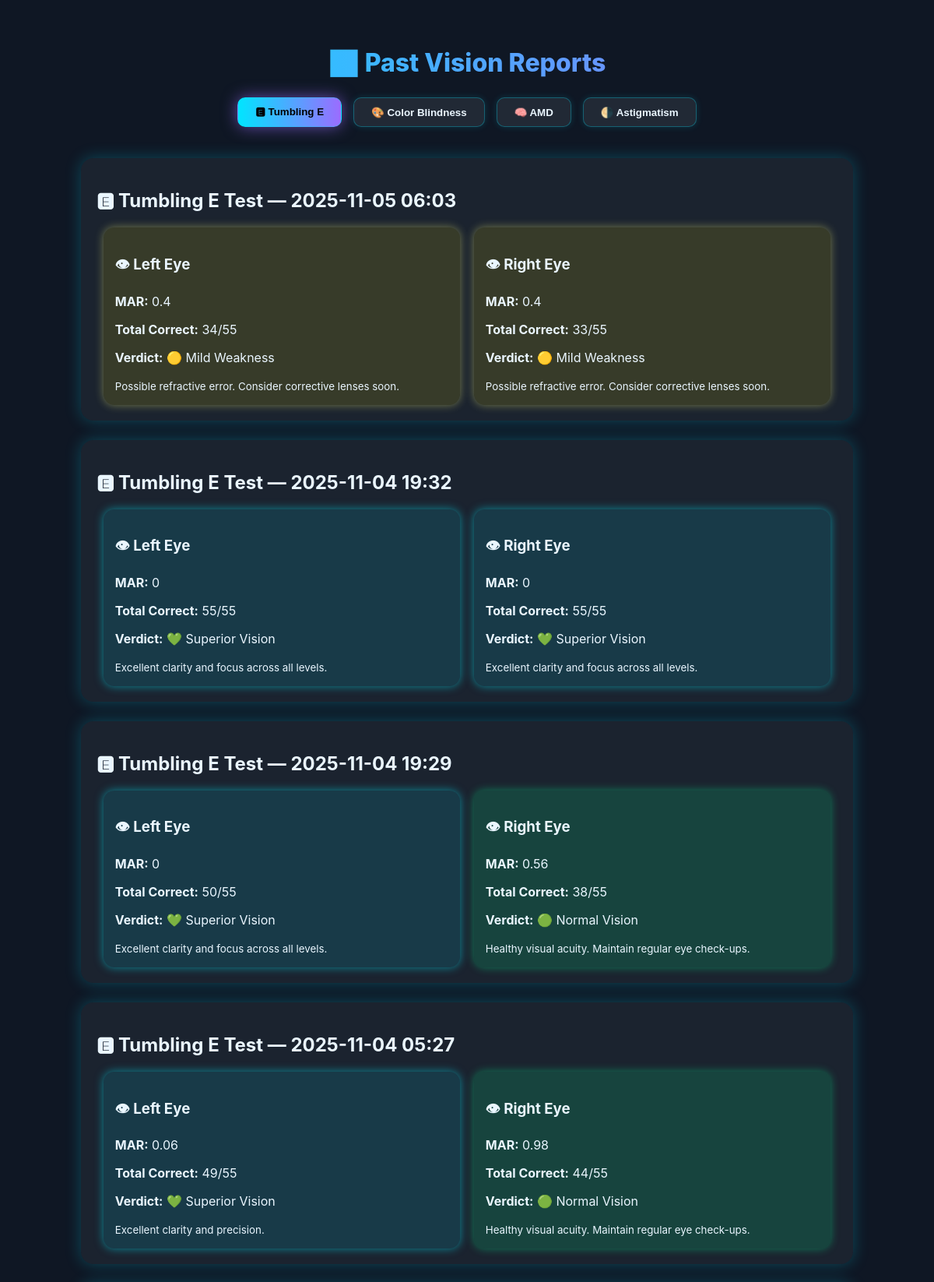
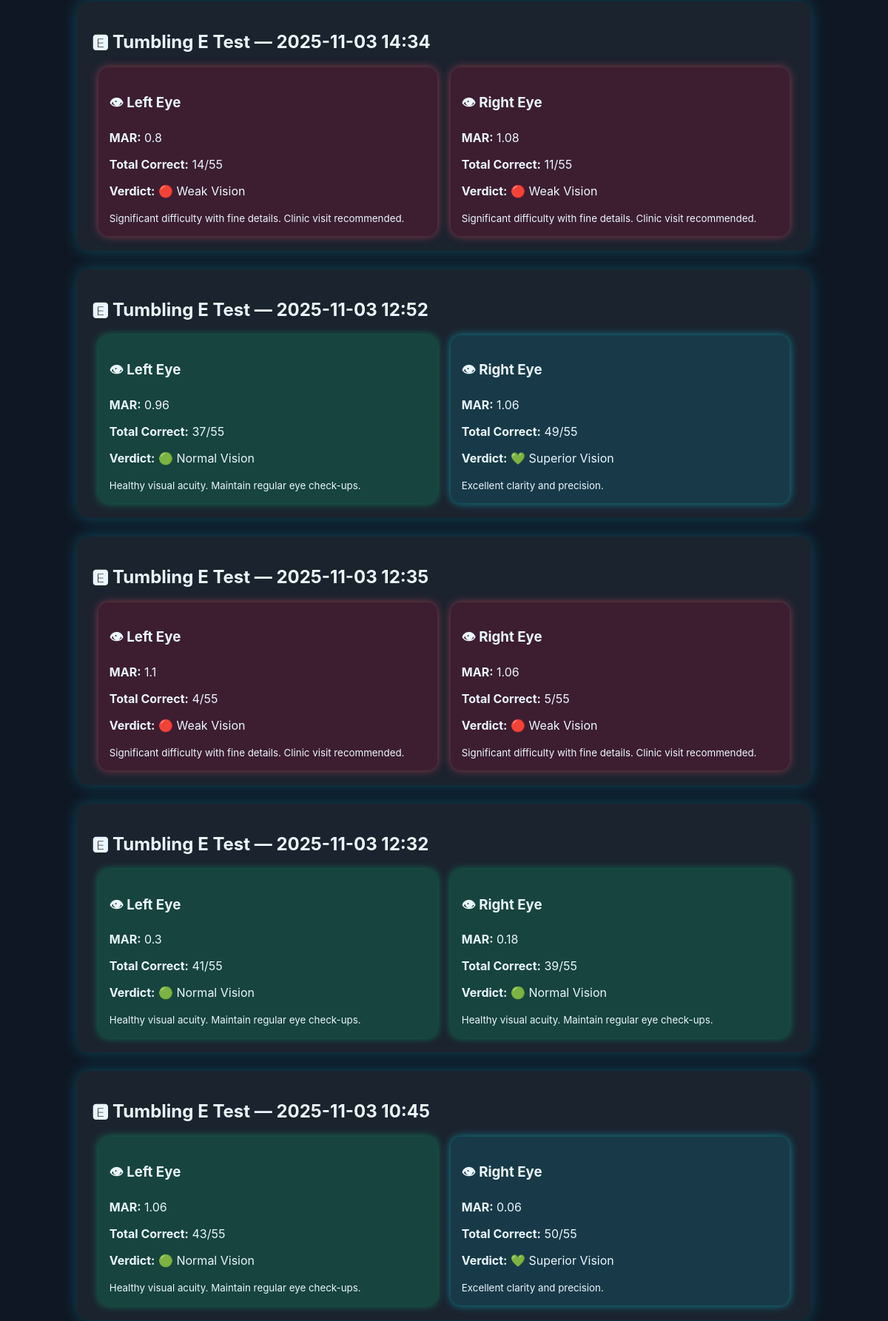
Screenshot of /reports (signed in, upper part) with the database file from the repository (2 pictures, top to bottom).
### app.py (models this page shows)
class VisionReport(db.Model):
    id = db.Column(db.Integer, primary_key=True)
    user_id = db.Column(db.Integer, db.ForeignKey('user.id'), nullable=False)
    eye = db.Column(db.String(10))   # "Left" or "Right"
    mar = db.Column(db.Float)
    per_level = db.Column(db.Text)   # JSON string for 11 values
    total_correct = db.Column(db.Integer)
    created_at = db.Column(db.DateTime, default=datetime.utcnow)

### app.py (the view)
@app.route('/reports')
def view_reports():
    if 'user_id' not in session:
        return redirect(url_for('login'))
    reports = VisionReport.query.filter_by(user_id=session['user_id']).order_by(VisionReport.created_at.desc()).all()
    grouped, used = [], set()
    for i, r in enumerate(reports):
        if i in used: continue
        pair={'time':r.created_at,'left':None,'right':None}
        if r.eye=='Left': pair['left']=r
        elif r.eye=='Right': pair['right']=r
        for j, r2 in enumerate(reports):
            if i==j or j in used: continue
            if abs((r.created_at - r2.created_at).total_seconds()) < 600:
                if r2.eye=='Left' and not pair['left']: pair['left']=r2; used.add(j)
                elif r2.eye=='Right' and not pair['right']: pair['right']=r2; used.add(j)
        used.add(i); grouped.append(pair)
    formatted=[]
    for g in grouped:
        def safe_parse(rep):
            if not rep:
                return {'mar':None,'total_correct':0,'verdict':("⚪ No Data","Test not taken","neutral")}
            verdict = classify_eye(rep.mar, rep.total_correct)
            return {'mar':rep.mar or 0,'total_correct':rep.total_correct or 0,'verdict':verdict}
        formatted.append({
            'time': g['time'].strftime('%Y-%m-%d %H:%M'),
            'left': safe_parse(g['left']),
            'right': safe_parse(g['right'])
        })
    color_qs = ColorReport.query.filter_by(user_id=session['user_id']).order_by(ColorReport.created_at.desc()).all()
    color_reports = [{
        'time': c.created_at.strftime('%Y-%m-%d %H:%M'),
        'score': c.score, 'total': c.total,
        'avg_reaction': round(c.avg_reaction or 0, 1),
        'verdict': c.verdict,
        'protan': c.protan, 'deutan': c.deutan, 'tritan': c.tritan
    } for c in color_qs]
    amd_qs = AMDReport.query.filter_by(user_id=session['user_id']).order_by(AMDReport.created_at.desc()).all()
    amd_reports = [{
        'time': a.created_at.strftime('%Y-%m-%d %H:%M'),
        'eye': a.eye,
        'q1': a.q1, 'q2': a.q2, 'q3': a.q3,
        'classification': a.classification
    } for a in amd_qs]
    astig_qs = (AstigmatismReport.query
                .filter_by(user_id=session['user_id'])
                .order_by(AstigmatismReport.created_at.desc())
                .all())
    astig_reports = [{
        'time': a.created_at.strftime('%Y-%m-%d %H:%M'),
        'eye': a.eye,
        'q1': a.q1, 'q2': a.q2, 'q3': a.q3, 'q4': a.q4,
        'classification': a.classification
    } for a in astig_qs]
    return render_template('reports.html',
        grouped_reports=formatted,
        color_reports=color_reports,
        amd_reports=amd_reports,
        astig_reports=astig_reports,   # <— added here
        name=session.get('user_name', 'User'))

### app.py (called while the page is built)
def classify_eye(mar, total_correct):
    if mar is None:
        return ("⚪ No Data", "Test not completed.", "neutral")
    if mar <= 0.05 and total_correct >= 50:
        return ("💚 Superior Vision", "Excellent clarity and focus across all levels.", "superior")
    if mar >= 0.4 and total_correct <= 25:
        return ("🔴 Weak Vision", "Significant difficulty with fine details. Clinic visit recommended.", "poor")
    if mar >= 0.25 and total_correct <= 35:
        return ("🟡 Mild Weakness", "Possible refractive error. Consider corrective lenses soon.", "moderate")
    if mar >= 0.1 and total_correct <= 45:
        return ("🟢 Normal Vision", "Healthy visual acuity. Maintain regular eye check-ups.", "good")
    return ("💚 Superior Vision", "Excellent clarity and precision.", "superior")

### templates/reports.html (shortened to what this page needs)
<!DOCTYPE html>
<html lang="en">
<head>
</head>
<body>
<h1>📊 Past Vision Reports</h1>
<div class="filter-bar">
  <button class="filter-btn active" data-target="tumbling">🅴 Tumbling E</button>
  <button class="filter-btn" data-target="colorblind">🎨 Color Blindness</button>
  <button class="filter-btn" data-target="amd">🧠 AMD</button>
  <button class="filter-btn" data-target="astigmatism">🌗 Astigmatism</button>
</div>
<div id="tumbling" class="section active">
{% if grouped_reports %}
  {% for g in grouped_reports %}
  <div class="report-card">
    <h2>🅴 Tumbling E Test — {{ g.time }}</h2>
    <div class="eye-block">
      <div class="eye {{ g.left.verdict[2] }}">
        <h3>👁 Left Eye</h3>
        <p><b>MAR:</b> {{ g.left.mar }}</p>
        <p><b>Total Correct:</b> {{ g.left.total_correct }}/55</p>
        <p><b>Verdict:</b> {{ g.left.verdict[0] }}</p>
        <small>{{ g.left.verdict[1] }}</small>
      </div>
      <div class="eye {{ g.right.verdict[2] }}">
        <h3>👁 Right Eye</h3>
        <p><b>MAR:</b> {{ g.right.mar }}</p>
        <p><b>Total Correct:</b> {{ g.right.total_correct }}/55</p>
        <p><b>Verdict:</b> {{ g.right.verdict[0] }}</p>
        <small>{{ g.right.verdict[1] }}</small>
      </div>
    </div>
  </div>
  {% endfor %}
{% else %}
  <p>No Tumbling E reports available yet.</p>
{% endif %}
</div>
</body>
</html>

### templates/reports.html (style rules this page uses)
body { font-family: "Inter","Segoe UI",sans-serif; background:#0f1724; color:#eaf6ff; margin:0; padding:40px; text-align:center; }
h1 { font-size:32px; font-weight:800; background:linear-gradient(90deg,#00e5ff,#9b6cff); -webkit-background-clip:text; -webkit-text-fill-color:transparent; }
.filter-bar { margin:25px auto 40px; display:flex; justify-content:center; gap:15px; flex-wrap:wrap; }
.filter-btn { background:rgba(255,255,255,0.08); border:1px solid rgba(0,229,255,0.3); color:#eaf6ff; padding:10px 22px; border-radius:10px; font-weight:600; cursor:pointer; transition:all 0.3s ease; box-shadow:0 0 8px rgba(0,229,255,0.15); }
.filter-btn.active { background:linear-gradient(90deg,#00e5ff,#9b6cff); color:#000; box-shadow:0 0 20px rgba(155,108,255,0.6); }
.section { display:none; }
.section.active { display:block; }
.report-card { background:rgba(255,255,255,0.05); border-radius:16px; padding:20px; margin:25px auto; width:85%; box-shadow:0 0 20px rgba(0,229,255,0.25); text-align:left; }
.eye-block { display:flex; justify-content:space-around; flex-wrap:wrap; margin-top:15px; }
.eye { width:45%; border-radius:14px; padding:15px; transition:transform 0.2s; position:relative; }
.good { background:rgba(0,255,150,0.15);box-shadow:0 0 12px rgba(0,255,150,0.4); }
.moderate { background:rgba(255,230,0,0.12);box-shadow:0 0 12px rgba(255,255,120,0.4); }
.poor { background:rgba(255,0,60,0.15);box-shadow:0 0 12px rgba(255,80,100,0.5); }
.superior { background:rgba(0,220,255,0.12);box-shadow:0 0 12px rgba(0,240,255,0.5); }

### rows the page displays
VisionReport: left.mar "0.4"
VisionReport: right.mar "0.4"
VisionReport: right.mar "0.56"
VisionReport: left.mar "0.06"
VisionReport: right.mar "0.98"
VisionReport: left.mar "0.8"
VisionReport: right.mar "1.08"
VisionReport: left.mar "0.96"
VisionReport: right.mar "1.06"
VisionReport: left.mar "1.1"
VisionReport: right.mar "1.06"
VisionReport: left.mar "0.3"
VisionReport: right.mar "0.18"
VisionReport: left.mar "1.06"
VisionReport: right.mar "0.06"

### other values shown
{{ g.time }} "2025-11-05 06:03" "2025-11-04 19:32" "2025-11-04 19:29" "2025-11-04 05:27" "2025-11-03 14:34" "2025-11-03 12:52" "2025-11-03 12:35" "2025-11-03 12:32" "2025-11-03 10:45"
{{ g.left.total_correct }} "34" "55" "50" "49" "14" "37" "4" "41" "43"
{{ g.left.verdict[0] }} "🟡 Mild Weakness" "💚 Superior Vision" "💚 Superior Vision" "💚 Superior Vision" "🔴 Weak Vision" "🟢 Normal Vision" "🔴 Weak Vision" "🟢 Normal Vision" "🟢 Normal Vision"
{{ g.left.verdict[1] }} "Possible refractive error. Consider corrective lenses soon." "Excellent clarity and focus across all levels." "Excellent clarity and focus across all levels." "Excellent clarity and precision." "Significant difficulty with fine details. Clinic visit recommended." "Healthy visual acuity. Maintain regular eye check-ups." "Significant difficulty with fine details. Clinic visit recommended." "Healthy visual acuity. Maintain regular eye check-ups." "Healthy visual acuity. Maintain regular eye check-ups."
{{ g.right.total_correct }} "33" "55" "38" "44" "11" "49" "5" "39" "50"
{{ g.right.verdict[0] }} "🟡 Mild Weakness" "💚 Superior Vision" "🟢 Normal Vision" "🟢 Normal Vision" "🔴 Weak Vision" "💚 Superior Vision" "🔴 Weak Vision" "🟢 Normal Vision" "💚 Superior Vision"
{{ g.right.verdict[1] }} "Possible refractive error. Consider corrective lenses soon." "Excellent clarity and focus across all levels." "Healthy visual acuity. Maintain regular eye check-ups." "Healthy visual acuity. Maintain regular eye check-ups." "Significant difficulty with fine details. Clinic visit recommended." "Excellent clarity and precision." "Significant difficulty with fine details. Clinic visit recommended." "Healthy visual acuity. Maintain regular eye check-ups." "Excellent clarity and precision."
{{ g.left.mar }} "0" "0"
{{ g.right.mar }} "0"
